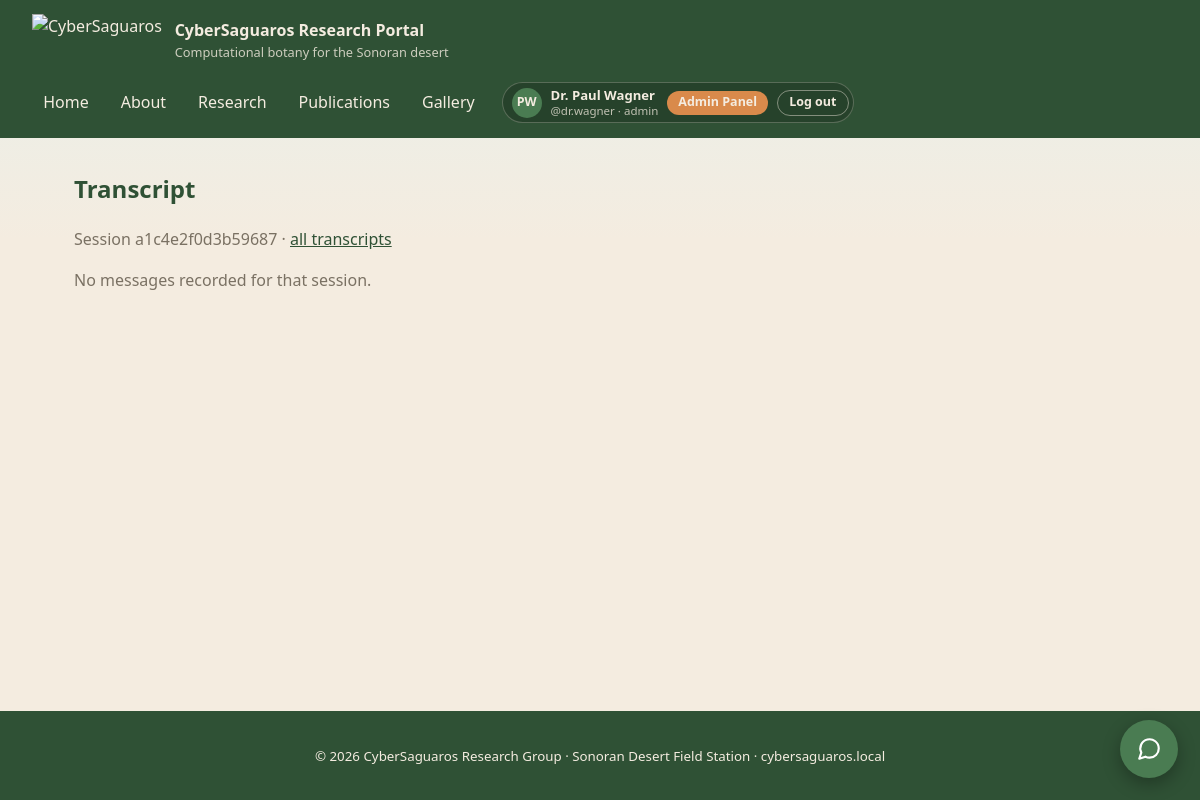
The page /admin/chat.php?session=a1c4e2f0d3b59687 (signed in) on the database as committed earlier.
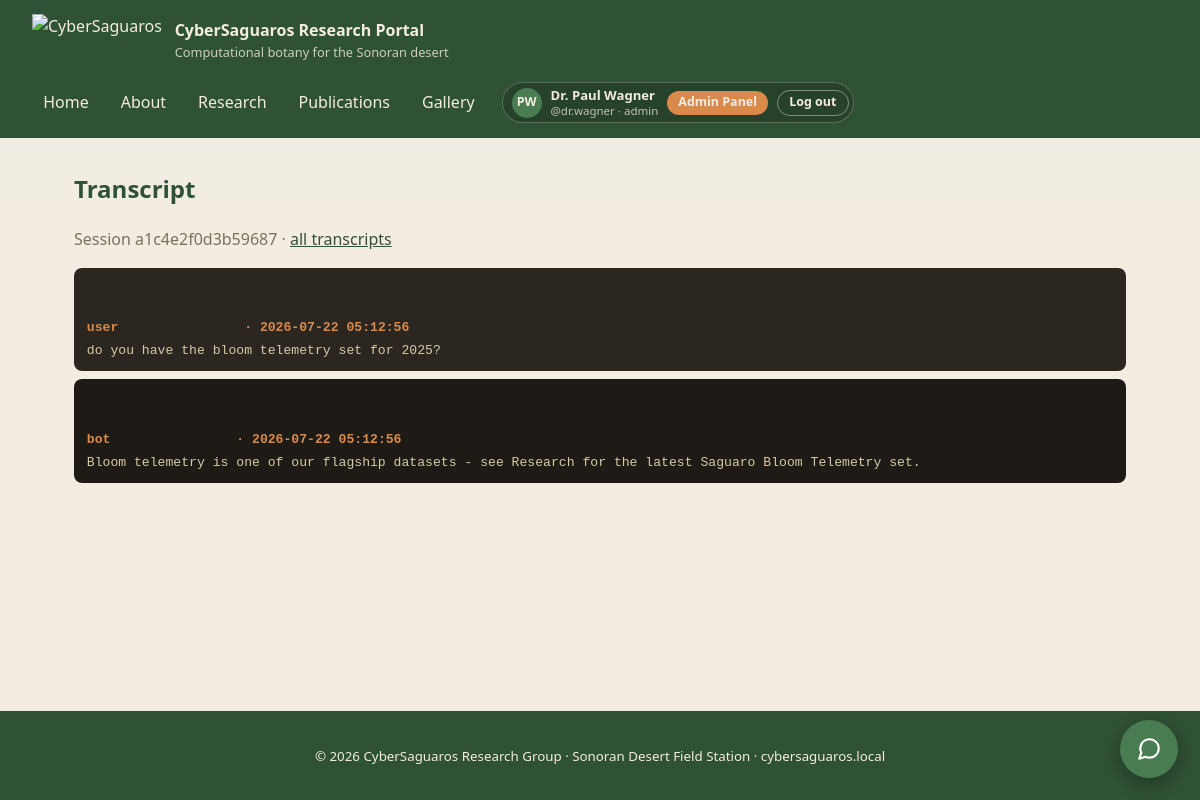
The same page on the database as committed later.
### tables this page shows
CREATE TABLE IF NOT EXISTS chat_logs (
  id         INT AUTO_INCREMENT PRIMARY KEY,
  session_id VARCHAR(64)  NOT NULL,
  speaker    VARCHAR(16)  NOT NULL,   
  message    TEXT         NOT NULL,
  created_at TIMESTAMP NOT NULL DEFAULT CURRENT_TIMESTAMP
);

### public/admin/chat.php (the view, shortened to what this page needs)
<?php
require_once __DIR__ . '/../../includes/layout.php';
$session = $_GET['session'] ?? '';
if ($session !== '') {
    $stmt = $pdo->prepare(
        'SELECT speaker, message, created_at FROM chat_logs
          WHERE session_id = ? ORDER BY id ASC'
    );
    $stmt->execute([$session]);
    $turns = $stmt->fetchAll();
    render_header('Transcript', '');
    ?>
    <section>
      <h1>Transcript</h1>
      <p class="muted">Session <?= htmlspecialchars($session) ?> &middot;
         <a href="/admin/chat.php">all transcripts</a></p>
      <?php if (!$turns): ?>
        <p class="muted">No messages recorded for that session.</p>
      <?php else: ?>
        <div class="transcript">
          <?php foreach ($turns as $t): ?>
            <div class="turn <?= $t['speaker'] === 'user' ? 'user' : 'bot' ?>">
              <span class="speaker"><?= htmlspecialchars($t['speaker']) ?>
                &middot; <?= htmlspecialchars((string) $t['created_at']) ?></span><?= htmlspecialchars((string) $t['message']) ?>
            </div>
          <?php endforeach; ?>
        </div>
      <?php endif; ?>
    </section>
    <?php
    render_footer();
    exit;
}
?>

### includes/layout.php (shortened to what this page needs)
<?php
function initials(string $name): string {
    $parts = preg_split('/\s+/', trim($name)) ?: [];
    $parts = array_values(array_filter($parts, static function ($p) {
        return $p !== '' && !preg_match('/^(dr|mr|ms|mrs|prof)\.?$/i', $p);
    }));
    $first = isset($parts[0][0]) ? $parts[0][0] : '?';
    $last  = count($parts) > 1 ? $parts[count($parts) - 1][0] : '';
    return strtoupper($first . $last);
}
function render_userchip(?array $me, ?array $admin): void {
    $sub = '@' . $me['username'] . ($admin ? ' · admin' : '');
    echo '<div class="userchip">'
       . '<span class="avatar">' . htmlspecialchars(initials((string) $me['display_name'])) . '</span>'
       . '<span class="who"><b>' . htmlspecialchars((string) $me['display_name']) . '</b>'
       . '<span>' . htmlspecialchars($sub) . '</span></span>';
    if ($admin) {
        echo '<a class="chip-btn admin" href="/admin/">Admin Panel</a>';
    }
    echo '<a class="chip-btn ghost" href="/logout.php">Log out</a></div>';
}
function render_header(string $title, string $active = ''): void {
    $me    = current_researcher();
    $admin = admin_identity();
    $nav = [
        '/'                 => 'Home',
        '/about.php'        => 'About',
        '/research.php'     => 'Research',
        '/publications.php' => 'Publications',
        '/gallery.php'      => 'Gallery',
    ];
    echo '<!doctype html><html lang="en"><head><meta charset="utf-8">';
    echo '<link rel="stylesheet" href="/assets/style.css"></head><body>';
    $logo = file_exists(__DIR__ . '/../public/assets/logo.png')
        ? '/assets/logo.png' : '/assets/logo.svg';
    echo '<header class="site-header"><a class="brand" href="/">';
    echo '<img class="logo" src="' . $logo . '" alt="CyberSaguaros">';
    echo '<div><strong>' . APP_NAME . '</strong>';
    echo '<small>' . APP_TAGLINE . '</small></div></a>';
    echo '<div class="header-right"><nav>';
    foreach ($nav as $href => $label) {
        $cls = ($href === $active) ? ' class="active"' : '';
        echo '<a' . $cls . ' href="' . $href . '">' . $label . '</a>';
    }
    echo '</nav>';
    render_userchip($me, $admin);
    echo '</div></header><main>';
}
function render_footer(): void {
    echo '</main><footer><small>&copy; 2026 CyberSaguaros Research Group &middot; '
       . 'Sonoran Desert Field Station &middot; cybersaguaros.local</small></footer>';
    require __DIR__ . '/chatwidget.php';
    echo '</body></html>';
}

Rows that differ between the two databases and show on the page:
added chat_logs: speaker "user", created_at "2026-07-22 05:12:56", message "do you have the bloom telemetry set for 2025?"
added chat_logs: speaker "bot", created_at "2026-07-22 05:12:56", message "Bloom telemetry is one of our flagship datasets - see Research for the latest Saguaro Bloom Telemetry set."
Other text that changed with them:
text no longer shown: "No messages recorded for that session."
